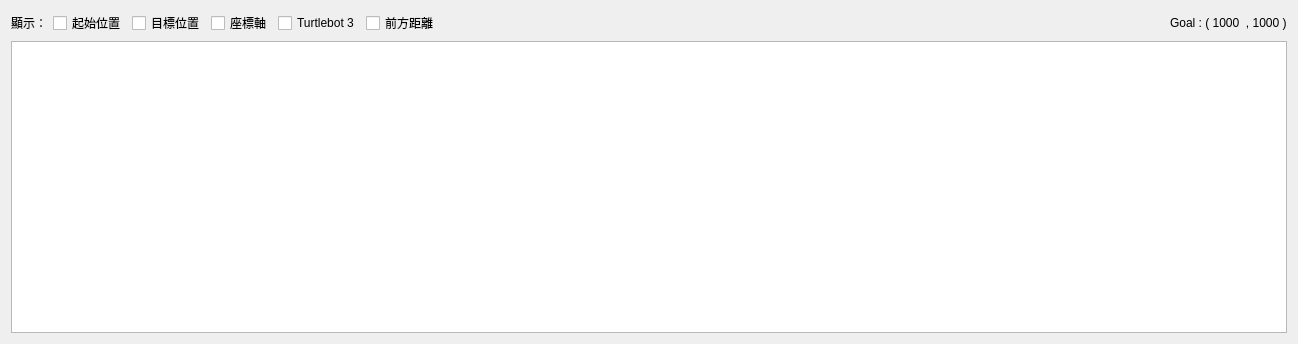
<?xml version="1.0" encoding="UTF-8"?>
<ui version="4.0">
 <class>MapGraphWidget</class>
 <widget class="QWidget" name="MapGraphWidget">
  <property name="enabled">
   <bool>true</bool>
  </property>
  <property name="geometry">
   <rect>
    <x>0</x>
    <y>0</y>
    <width>1298</width>
    <height>344</height>
   </rect>
  </property>
  <property name="windowTitle">
   <string>Destination Clicker</string>
  </property>
  <layout class="QVBoxLayout" name="verticalLayout" stretch="0,0">
   <item>
    <widget class="QWidget" name="widget" native="true">
     <layout class="QHBoxLayout" name="horizontalLayout_5">
      <property name="leftMargin">
       <number>0</number>
      </property>
      <property name="topMargin">
       <number>0</number>
      </property>
      <property name="rightMargin">
       <number>0</number>
      </property>
      <property name="bottomMargin">
       <number>0</number>
      </property>
      <item>
       <widget class="QWidget" name="widget" native="true">
        <layout class="QHBoxLayout" name="horizontalLayout_5a" stretch="0,0,0,0,0,0,0,0">
         <property name="leftMargin">
          <number>0</number>
         </property>
         <property name="topMargin">
          <number>0</number>
         </property>
         <property name="rightMargin">
          <number>0</number>
         </property>
         <property name="bottomMargin">
          <number>0</number>
         </property>
         <item>
          <widget class="QLabel" name="label">
           <property name="text">
            <string>顯示：</string>
           </property>
          </widget>
         </item>
         <item>
          <widget class="QCheckBox" name="start_point_check_box">
           <property name="toolTip">
            <string>Hide topics without subscribers</string>
           </property>
           <property name="text">
            <string>起始位置</string>
           </property>
          </widget>
         </item>
         <item>
          <widget class="QCheckBox" name="destitution_check_box">
           <property name="toolTip">
            <string>Hide topics with one connection only (implicates dead sinks)</string>
           </property>
           <property name="text">
            <string>目標位置</string>
           </property>
          </widget>
         </item>
         <item>
          <widget class="QCheckBox" name="coordinate_check_box">
           <property name="toolTip">
            <string>Hide common debugging nodes</string>
           </property>
           <property name="text">
            <string>座標軸</string>
           </property>
          </widget>
         </item>
         <item>
          <widget class="QCheckBox" name="turtlebot_check_box">
           <property name="text">
            <string>Turtlebot 3</string>
           </property>
          </widget>
         </item>
         <item>
          <widget class="QCheckBox" name="laser_disance_check_box">
           <property name="text">
            <string>前方距離</string>
           </property>
          </widget>
         </item>
         <item>
          <spacer name="horizontalSpacer_3">
           <property name="orientation">
            <enum>Qt::Horizontal</enum>
           </property>
           <property name="sizeType">
            <enum>QSizePolicy::Expanding</enum>
           </property>
           <property name="sizeHint" stdset="0">
            <size>
             <width>40</width>
             <height>20</height>
            </size>
           </property>
          </spacer>
         </item>
         <item>
          <widget class="QLabel" name="label_goal">
           <property name="text">
            <string>Goal : ( 1000  , 1000 )</string>
           </property>
          </widget>
         </item>
        </layout>
       </widget>
      </item>
     </layout>
    </widget>
   </item>
   <item>
    <widget class="InteractiveGraphicsView" name="graphics_view">
     <property name="renderHints">
      <set>QPainter::Antialiasing|QPainter::HighQualityAntialiasing|QPainter::SmoothPixmapTransform|QPainter::TextAntialiasing</set>
     </property>
     <property name="resizeAnchor">
      <enum>QGraphicsView::AnchorViewCenter</enum>
     </property>
    </widget>
   </item>
  </layout>
 </widget>
 <customwidgets>
  <customwidget>
   <class>InteractiveGraphicsView</class>
   <extends>QGraphicsView</extends>
   <header>rqt_graph.interactive_graphics_view</header>
  </customwidget>
 </customwidgets>
 <resources/>
 <connections/>
</ui>
